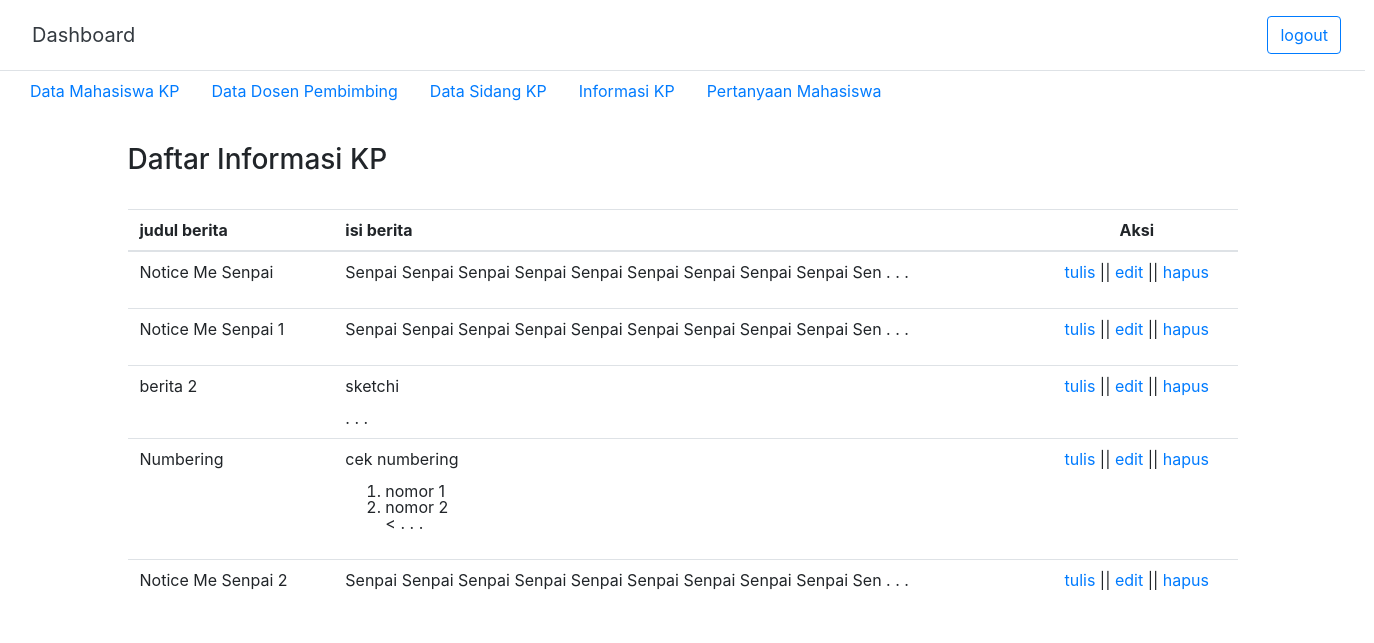
Page /index.php/dashboard/databerita on the earlier database version.
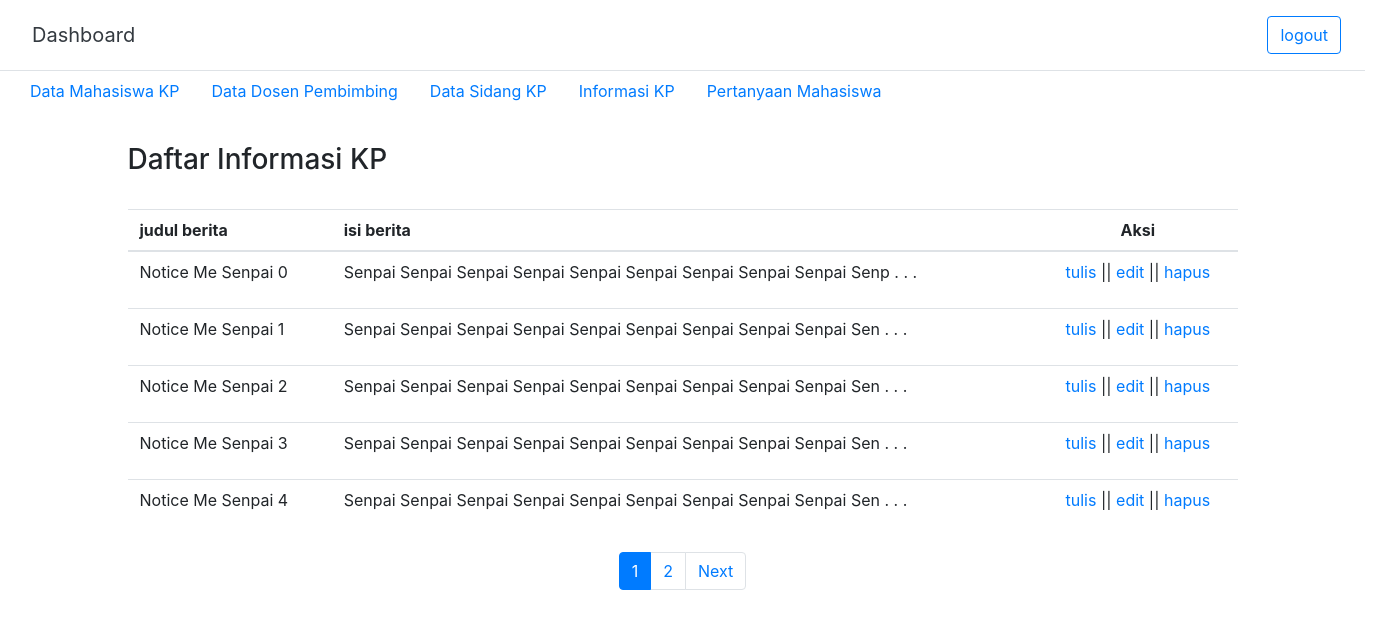
Same page on the later database version.
### tables this page shows
CREATE TABLE `tbl_informasi` (
  `id_berita` int(11) NOT NULL,
  `judul_berita` varchar(30) NOT NULL,
  `isi_berita` text NOT NULL,
  `tanggal_berita` timestamp NOT NULL DEFAULT CURRENT_TIMESTAMP ON UPDATE CURRENT_TIMESTAMP
);

### index.php (called while the page is built, shortened)
<?php
require_once BASEPATH.'core/CodeIgniter.php';

### application/models/Admin.php (called while the page is built, shortened)
<?php
class Admin extends CI_Model
{
    function Getdatainfo($table,$number,$offset){
        return $query = $this->db->get($table,$number,$offset)->result();
    }
}

### application/views/admin/databerita.php (the view)
<div class="container">
	<h3><?php echo $judul ?></h3><br>
	<table class="table table-hover">
		<thead>
			<tr>
				<th>judul berita</th>
				<th>isi berita</th>
				<th><center>Aksi</center></th>
			</tr>
		</thead>
		<?php
		foreach($user as $u){
			?>
			<tr>
				<td><?php echo $u->judul_berita ?></td>
				<td><?php
				$ringkas = $u->isi_berita;
				$sub_ringkas= substr($ringkas,0,70);
				echo $sub_ringkas." . . .";
				?></td>
				<td><center><a href="<?php echo base_url().'dashboard/tambahberita' ?>">tulis</a> || <a href="<?php echo base_url()."dashboard/editberita/".$u->id_berita; ?>">edit</a> || <a href="<?php echo base_url()."dashboard/hapusberita/".$u->id_berita; ?>">hapus</a></center></td>
			</tr>
			<?php } ?>
		</table>
		<div class="row">
			<div class="col">
				<?php echo $this->pagination->create_links(); ?>
			</div>
		</div>
	</div>

Differences in the rows shown:
removed tbl_informasi: judul_berita "berita 2", isi_berita "sketchi"
removed tbl_informasi: judul_berita "Numbering", isi_berita "cek numbering nomor 1 nomor 2 <"
changed tbl_informasi: judul_berita "Notice Me Senpai" → "Notice Me Senpai 0"; isi_berita "Senpai Senpai Senpai Senpai Senpai Senpai Senpai Senpai Senpai Sen" → "Senpai Senpai Senpai Senpai Senpai Senpai Senpai Senpai Senpai Senp"
added tbl_informasi: judul_berita "Notice Me Senpai 3", isi_berita "Senpai Senpai Senpai Senpai Senpai Senpai Senpai Senpai Senpai Sen"
added tbl_informasi: judul_berita "Notice Me Senpai 4", isi_berita "Senpai Senpai Senpai Senpai Senpai Senpai Senpai Senpai Senpai Sen"
Other differences:
$this->pagination->create_links(): (not shown) → "1 2 Next"
